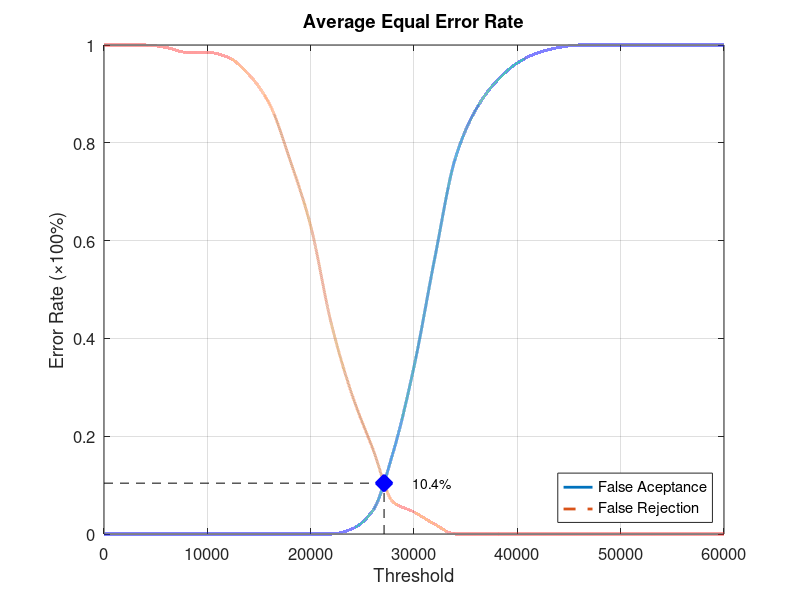
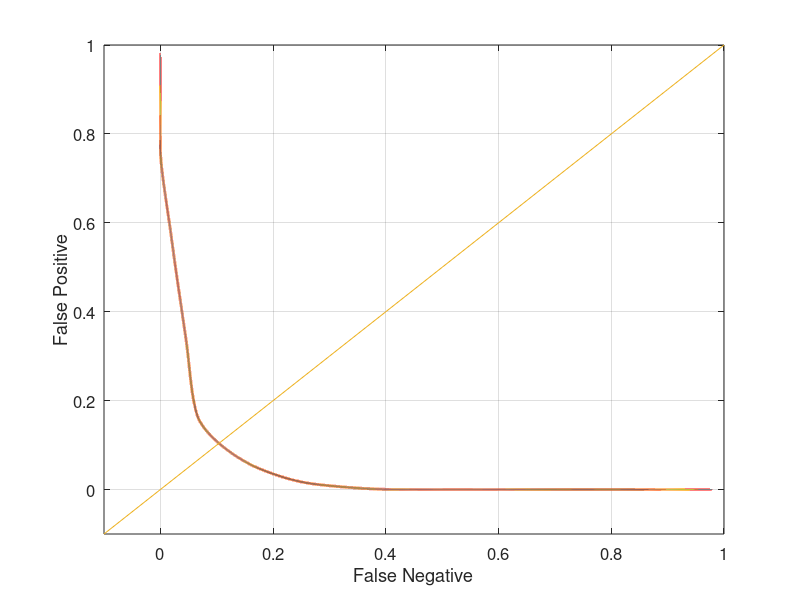

Here is the MATLAB script that generated these plots, in order:
function yEER = Database5_1
close all;
clear;
clc;
x = 0:2000:60000;
xq = 0:0.5:60000;

y0 = [0 0 0 0 0 0 0 0 0 0 0 0 0.0105263 0.0473684 0.168421 0.342105 0.563158 0.768421 0.868421 0.926316 0.963158 0.984211 0.994737 1 1 1 1 1 1 1 1];
yy0 = interp1(x, y0, xq, 'pchip');
y1 = [1 1 1 0.995 0.985 0.985 0.975 0.94 0.88 0.765 0.63 0.43 0.285 0.175 0.065 0.045 0.02 0 0 0 0 0 0 0 0 0 0 0 0 0 0];
yy1 = interp1(x, y1, xq, 'pchip');

% Calculating EER: 
y2 = abs(y0 - y1);
find(y2 == min(y2))
yy2 = abs(yy0 - yy1);
xEER = find(yy2 == min(yy2));
xEERIndex = xq(xEER) % X-axis EER
yEER = yy0(xEER) % Y-axis EER

main = figure
plot(xq, yy0,'-','LineWidth', 2);	hold on
plot(xq, yy1,'--','LineWidth', 2);	hold on
plot([xEERIndex xEERIndex], [0 yEER], 'k--');	hold on
plot([0 xEERIndex], [yEER yEER], 'k--');	hold on
plot(xEERIndex, yEER, 'bx', 'LineWidth', 10);	hold on
text(xEERIndex + 10 * xEERIndex / 100, yEER, [num2str(round((10000 * yEER)) / 100) '%'])
legend('False Aceptance', 'False Rejection', 'Location', 'SouthEast')
xlabel('Threshold')
ylabel('Error Rate (\times100%)')
title('Average Equal Error Rate')
set(gca, 'FontSize', 12)
axis([0 60000 0 1])
grid on

print(main, 'Database5_1Main', '-dpng');
FNRxFPR = figure('Color', [1 1 1]);
plot(yy1, yy0, '-', yy1, yy0, 'LineWidth', 2);
hold on
y = -0.1:0.1:1
plot(y, y); 
set(gca, 'FontSize', 12)
xlabel('False Negative')
ylabel('False Positive')
axis([-0.1 1 -0.1 1])
set(gca, 'FontSize', 12)
grid on

print(FNRxFPR, 'Database5_1FNRxFPR','-dpng');
end
